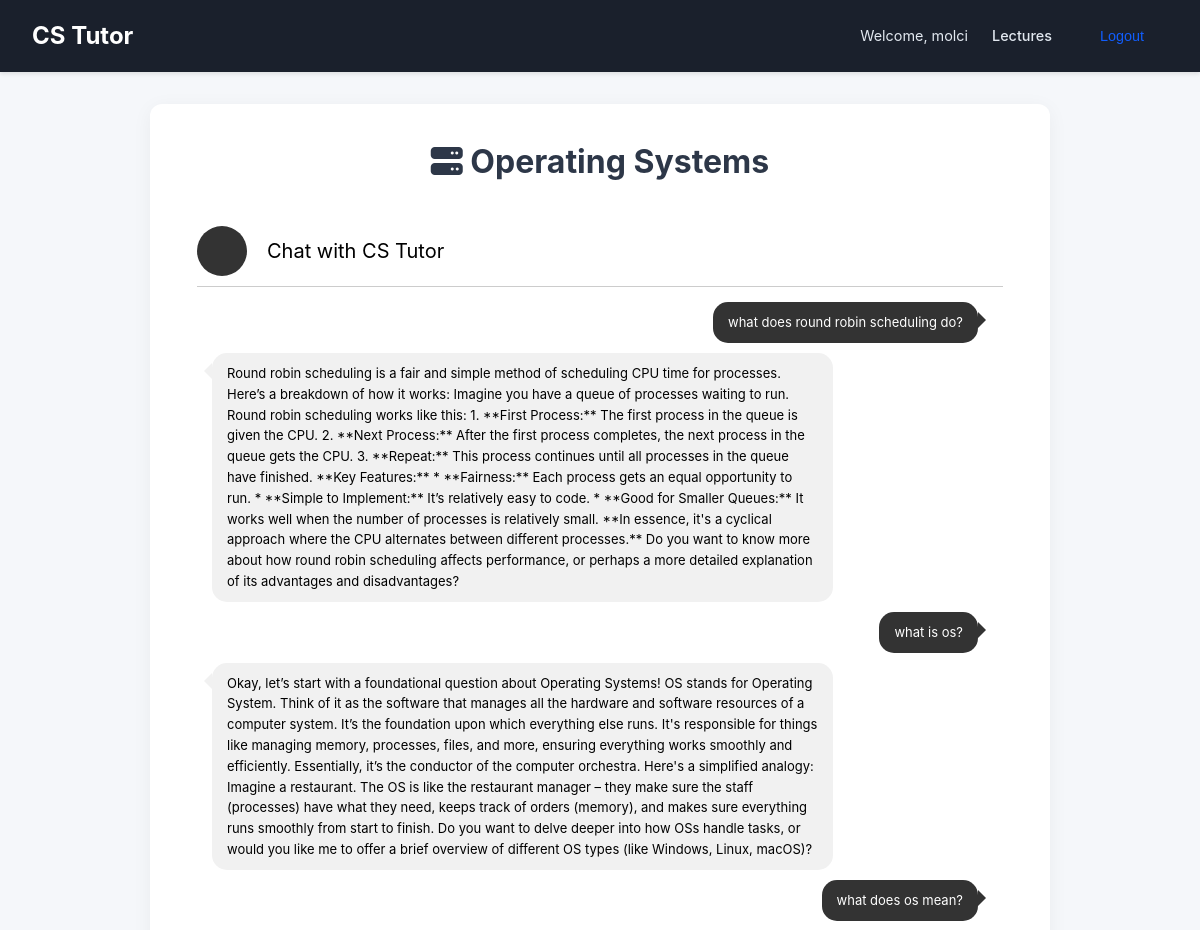
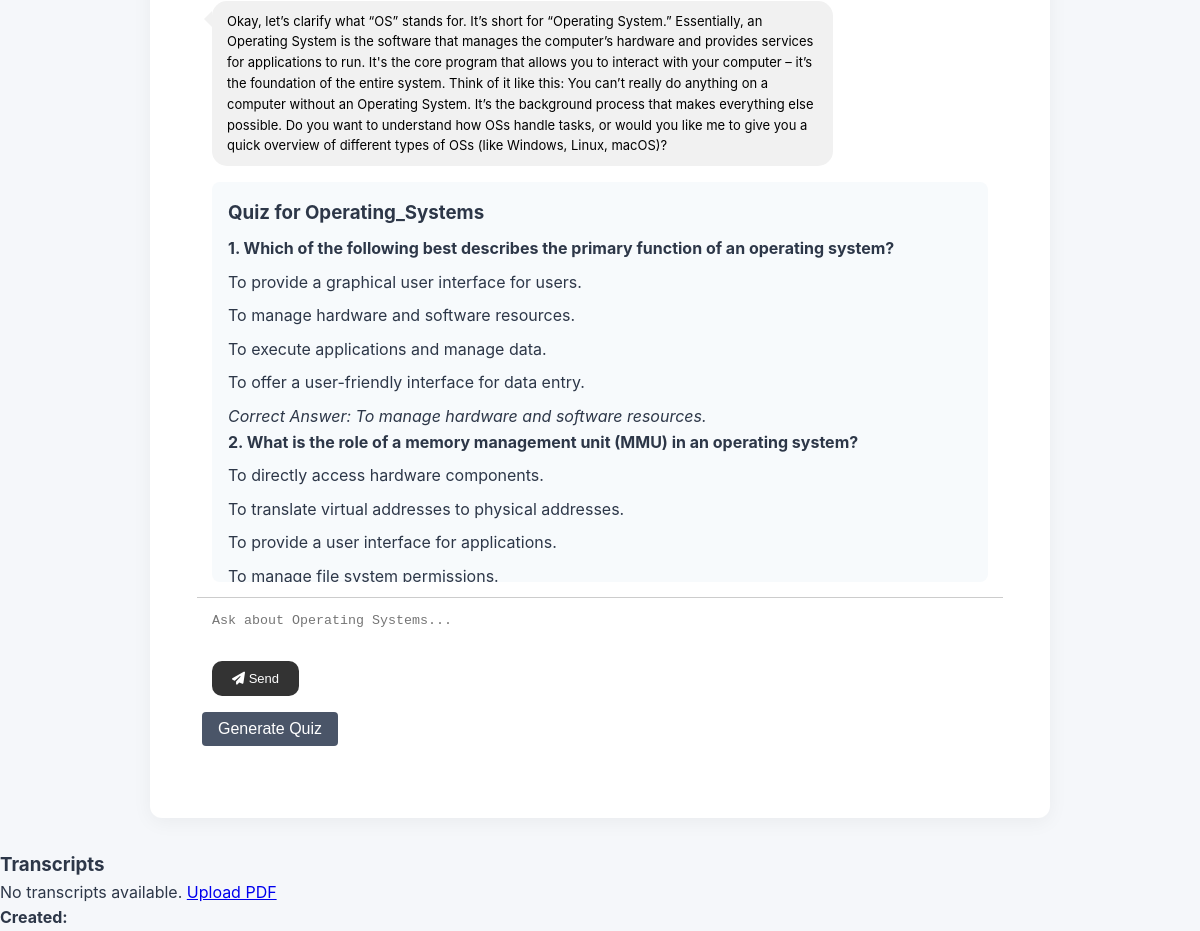
The page /lecture/operating_systems/ (signed in) on the database its author committed (2 pictures, top to bottom).
### ai_model/models.py (models this page shows)
class ChatHistory(models.Model):
    user = models.ForeignKey(User, on_delete=models.CASCADE)
    lecture = models.CharField(max_length=100)
    user_input = models.TextField(blank=True)
    bot_response = models.TextField(blank=True)
    quiz_id = models.ForeignKey('Quiz', null=True, blank=True, on_delete=models.SET_NULL)
    created_at = models.DateTimeField(auto_now_add=True)

class Quiz(models.Model):
    user = models.ForeignKey(User, on_delete=models.CASCADE)
    lecture = models.CharField(max_length=100)
    question = models.TextField()
    options = models.JSONField()
    correct_answer = models.TextField()
    created_at = models.DateTimeField(auto_now_add=True)

### ai_model/views.py (the view, shortened to what this page needs)
# urls.py: path('lecture/<str:lecture_name>/', views.lecture_view, name='lecture'),
@login_required
def lecture_view(request, lecture_name):
    lecture_config = {
        'algorithms_data_structures': {
            'prompt_file': 'algorithms_data_structures.txt',
            'template': 'lecture_chat.html',
            'lecture_id': 'algorithms_data_structures'
        },
        'networking': {
            'prompt_file': 'networking.txt',
            'template': 'lecture_chat.html',
            'lecture_id': 'networking'
        },
        'operating_systems': {
            'prompt_file': 'operating_systems.txt',
            'template': 'lecture_chat.html',
            'lecture_id': 'operating_systems'
        },
    }
    config = lecture_config.get(lecture_name)
    if not config:
        logger.error(f"Lecture not found: {lecture_name}")
        return render(request, '404.html', {'error': 'Lecture not found'}, status=404)
    start_time = time.time()
    cache_key = f'chat_history:{request.user.id}:{lecture_name}'
    cached_history = cache.get(cache_key)
    if cached_history:
        logger.info(f"Cache hit for {cache_key}, time: {time.time() - start_time:.3f}s")
        chat_history = cached_history
    else:
        logger.info(f"Cache miss for {cache_key}, querying SQLite")
        chat_history = ChatHistory.objects.filter(
            user=request.user, lecture=config['lecture_id']
        ).order_by('created_at')
        cache.set(cache_key, list(chat_history), timeout=3600)
        logger.info(f"Cached {cache_key}, time: {time.time() - start_time:.3f}s")
    quizzes = Quiz.objects.filter(user=request.user, lecture=lecture_name).order_by('created_at')
    transcripts = Transcript.objects.filter(user=request.user, lecture=lecture_name).order_by('-created_at')
    return render(request, config['template'], {
        "chat_history": chat_history,
        "quizzes": quizzes,
        "transcripts": transcripts,  # Add transcripts
        "lecture_name": lecture_name,
        "lecture_title": lecture_name.replace('_', ' ').title(),
    })

### templates/lecture_chat.html (shortened to what this page needs)
<!DOCTYPE html>
<html lang="en">
  {% load static %}
  <head>
    <link rel="stylesheet" href="{% static 'css/style.css' %}" />
    <link rel="stylesheet" href="{% static 'css/chat.css' %}" />
    <link
      rel="stylesheet"
      href="https://cdnjs.cloudflare.com/ajax/libs/font-awesome/6.4.0/css/all.min.css"
    />
  </head>
  <body>
    <header>
      <nav class="navbar">
        <a href="{% url 'lecture_list' %}" class="nav-brand">CS Tutor</a>
        <div class="nav-links">
          <span>Welcome, {{ request.user.username }}</span>
          <a href="{% url 'lecture_list' %}">Lectures</a>
          <form
            method="post"
            action="{% url 'logout' %}"
            style="display: inline"
          >
            <button type="submit" class="nav-button">Logout</button>
          </form>
        </div>
      </nav>
    </header>
    <main class="container">
      <h2>
        <i
          class="fas {% if lecture_name == 'algorithms_data_structures' %}fa-code{% elif lecture_name == 'networking' %}fa-network-wired{% else %}fa-server{% endif %}"
        ></i>
        {{ lecture_title }}
      </h2>
      <div class="card-container">
        <div class="card-header">
          <div class="img-avatar"></div>
          <div class="text-chat">Chat with CS Tutor</div>
        </div>
        <div class="card-body">
          <div class="messages-container" id="chat-box">
    {% include "partials/lecture_chat.html" %}
          </div>
          <div class="message-input">
            <form method="post" id="chat-form">
              <textarea
                name="question"
                id="user-question"
                placeholder="Ask about {{ lecture_title }}..."
                class="message-send"
                required
              ></textarea>
              <button type="submit" class="button-send">
                <i class="fas fa-paper-plane"></i> Send
              </button>
            </form>
            <button class="quiz-generate" id="quiz-generate">
              Generate Quiz
            </button>
          </div>
        </div>
      </div>
    </main>
    <h3>Transcripts</h3>
    {% for transcript in transcripts %}
    <div>
        <p><strong>Created:</strong> {{ transcript.created_at }}</p>
        <p>{{ transcript.transcript_text|truncatewords:50 }}</p>
        <a href="{% url 'transcript_detail' transcript.id %}">View Full Transcript</a>
    </div>
{% empty %}
    <p>No transcripts available. <a href="{% url 'upload_lecture_pdf' lecture_name %}">Upload PDF</a></p>
{% endfor %}
    <div>
        <p><strong>Created:</strong> {{ transcript.created_at }}</p>
    </div>
  </body>
</html>

### templates/partials/lecture_chat.html
{% for message in chat_history %} {% if message.user_input %}
<div class="message-box right">
  <p>{{ message.user_input }}</p>
</div>
{% endif %} {% if message.bot_response %}
<div class="message-box left">
  <p>{{ message.bot_response }}</p>
</div>
{% endif %} {% endfor %} {% if quizzes %}
<div class="quiz-container">
  <h3>Quiz for {{ lecture_name|title }}</h3>
  {% for quiz in quizzes %}
  <div class="quiz-question">
    <p><strong>{{ forloop.counter }}. {{ quiz.question }}</strong></p>
    <ul>
      {% for option in quiz.options %}
      <li>{{ option }}</li>
      {% endfor %}
    </ul>
    <p><em>Correct Answer: {{ quiz.correct_answer }}</em></p>
  </div>
  {% endfor %}
</div>
{% endif %}

### static/css/style.css (style rules this page uses)
* { box-sizing: border-box; margin: 0; padding: 0; }
body { font-family: "Inter", -apple-system, BlinkMacSystemFont, "Segoe UI", Roboto, sans-serif; background-color: #f5f7fa; color: #2d3748; line-height: 1.6; }
.navbar { background-color: #1a202c; padding: 1rem 2rem; display: flex; justify-content: space-between; align-items: center; box-shadow: 0 2px 4px rgba(0, 0, 0, 0.1); }
.nav-brand { color: #ffffff; font-size: 1.5rem; font-weight: 700; text-decoration: none; }
.nav-links { display: flex; align-items: center; gap: 1.5rem; }
.nav-links span { color: #e2e8f0; font-size: 0.9rem; }
.nav-links a { color: #e2e8f0; text-decoration: none; font-weight: 500; font-size: 0.9rem; }
.nav-button { background: none; border: none; color: #115dfc; cursor: pointer; font-weight: 500; font-size: 0.9rem; }
.container { max-width: 900px; margin: 2rem auto; padding: 2rem; background-color: #ffffff; border-radius: 12px; box-shadow: 0 4px 20px rgba(0, 0, 0, 0.05); }
h2 { font-size: 2rem; color: #2d3748; text-align: center; margin-bottom: 1.5rem; }
button { padding: 0.75rem 1.5rem; background-color: #115dfc; color: #ffffff; border: none; border-radius: 6px; cursor: pointer; font-size: 1rem; transition: background-color 0.2s; }

### static/css/chat.css (style rules this page uses)
.card-container { background-color: #fff; border-radius: 10px; padding: 15px; margin: 20px auto; display: flex; flex-direction: column; width: 100%; max-width: 100%; }
.card-header { display: flex; align-items: center; padding-bottom: 10px; border-bottom: 1px solid #ccc; }
.card-header .img-avatar { width: 50px; height: 50px; border-radius: 50%; margin-right: 20px; background-color: #333; }
.card-header .text-chat { color: black; margin: 0; font-size: 20px; }
.card-body { flex: 1; overflow-y: auto; }
.messages-container { padding: 15px; }
.message-box { padding: 10px 15px; margin-bottom: 10px; border-radius: 15px; max-width: 80%; width: fit-content; position: relative; font-size: 13px; }
.message-box.left { background-color: #f1f1f1; color: black; margin-right: 20px; }
.message-box.left::before { content: ''; position: absolute; left: -8px; top: 10px; border-right: 8px solid #f1f1f1; border-top: 8px solid transparent; border-bottom: 8px solid transparent; }
.message-box.right { background-color: #333; color: #fff; margin-left: auto; margin-right: 10px; }
.message-box.right::before { content: ''; position: absolute; right: -8px; top: 10px; border-left: 8px solid #333; border-top: 8px solid transparent; border-bottom: 8px solid transparent; }
.message-input { padding: 5px; border-top: 1px solid #ccc; }
.message-input .message-send { width: 100%; padding: 10px; border: none; border-radius: 10px; resize: none; }
.message-input .button-send { background-color: #333; color: #fff; padding: 10px 20px; border: none; cursor: pointer; margin-left: 10px; border-radius: 10px; font-size: 13px; }

### templates/lecture_chat.html (style rules this page uses)
.quiz-container { margin-top: 1rem; padding: 1rem; background: #f7fafc; border-radius: 8px; }
.quiz-container h3 { margin-bottom: 0.5rem; }
.quiz-container ul { list-style: none; padding: 0; }
.quiz-container li { margin: 0.5rem 0; }
.quiz-generate { background: #4a5568; color: white; padding: 0.5rem 1rem; border-radius: 4px; cursor: pointer; margin-top: 1rem; display: inline-block; }
.quiz-container { margin-top: 1rem; padding: 1rem; background: #f7fafc; border-radius: 8px; max-height: 400px; overflow-y: auto; }

### rows shown on the page
ChatHistory: user_input "what does round robin scheduling do?", bot_response "Round robin scheduling is a fair and simple method of scheduling CPU time for processes. Here’s a breakdown of how it works: Imagine you have a queue of processes waiting to run. Round robin scheduling works like this: 1. **First Process:** The first process in the queue is given the CPU. 2. **Next Process:** After the first process completes, the next process in the queue gets the CPU. 3. **Repeat:** This process continues until all processes in the queue have finished. **Key Features:** * **Fairness:** Each process gets an equal opportunity to run. * **Simple to Implement:** It’s relatively easy to code. * **Good for Smaller Queues:** It works well when the number of processes is…"
ChatHistory: user_input "what is os?", bot_response "Okay, let’s start with a foundational question about Operating Systems! OS stands for Operating System. Think of it as the software that manages all the hardware and software resources of a computer system. It’s the foundation upon which everything else runs. It's responsible for things like managing memory, processes, files, and more, ensuring everything works smoothly and efficiently. Essentially, it’s the conductor of the computer orchestra. Here's a simplified analogy: Imagine a restaurant. The OS is like the restaurant manager – they make sure the staff (processes) have what they need, keeps track of orders (memory), and makes sure everything runs smoothly from start to finish. Do you…"
ChatHistory: user_input "what does os mean?", bot_response "Okay, let’s clarify what “OS” stands for. It’s short for “Operating System.” Essentially, an Operating System is the software that manages the computer’s hardware and provides services for applications to run. It's the core program that allows you to interact with your computer – it’s the foundation of the entire system. Think of it like this: You can’t really do anything on a computer without an Operating System. It’s the background process that makes everything else possible. Do you want to understand how OSs handle tasks, or would you like me to give you a quick overview of different types of OSs (like Windows, Linux, macOS)?"
Quiz: question "Which of the following best describes the primary function of an operating system?", options "To provide a graphical user interface for users." "To manage hardware and software resources." "To execute applications and manage data." "To offer a user-friendly interface for data entry.", correct_answer "To manage hardware and software resources."
Quiz: question "What is the role of a memory management unit (MMU) in an operating system?", options "To directly access hardware components." "To translate virtual addresses to physical addresses." "To provide a user interface for applications." "To manage file system permissions."

### other values the page prints
{{ request.user.username }} "molci"
{{ lecture_title }} "Operating Systems"
{{ lecture_name|title }} "Operating_Systems"
